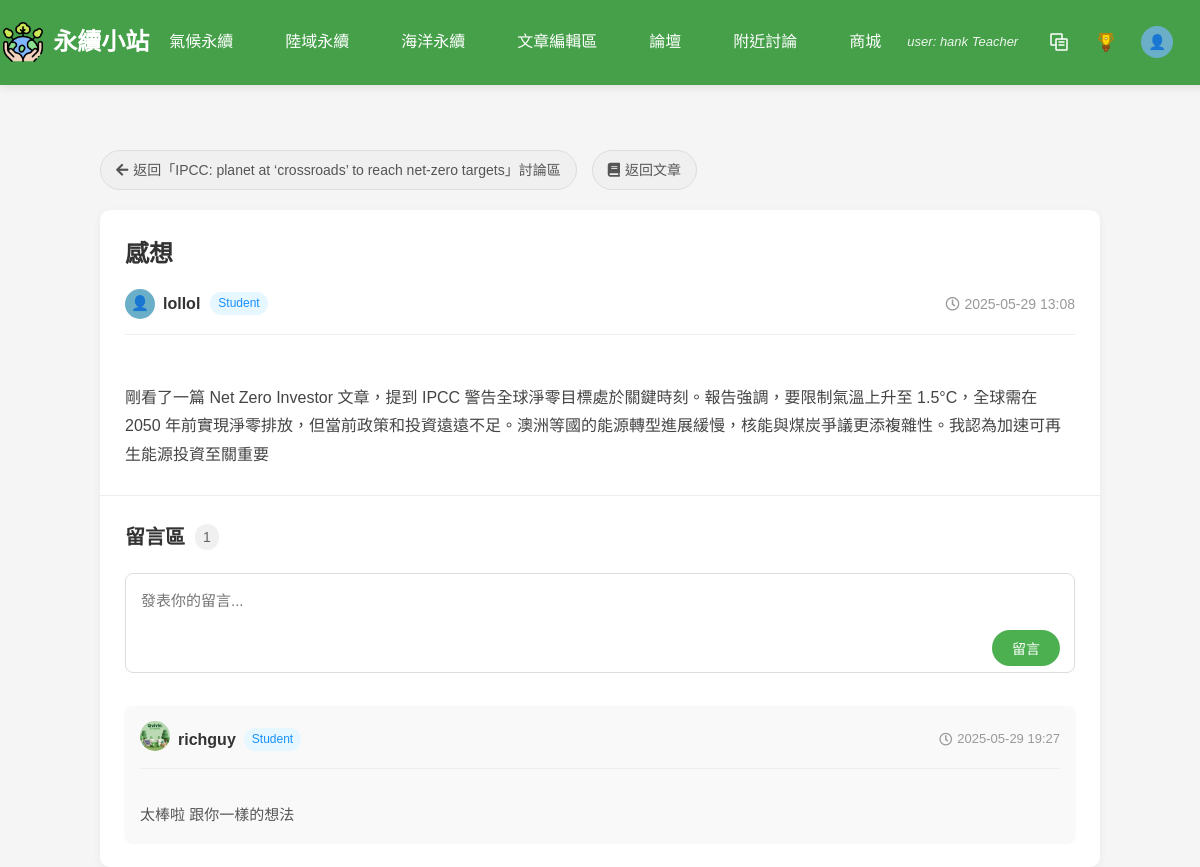
Screenshot of /php/discuss.php?post_id=5 (signed in) with the database file from the repository.
### tables this page shows
CREATE TABLE `article` (
  `ArticleID` int(11) NOT NULL COMMENT '文章編號 (PK)',
  `Title` varchar(100) NOT NULL COMMENT '標題',
  `Category` varchar(50) NOT NULL COMMENT '分類',
  `ImageURL` varchar(255) DEFAULT NULL COMMENT '圖片網址',
  `Description` text DEFAULT NULL COMMENT '簡介',
  `ArticleURL` varchar(255) NOT NULL COMMENT '文章網址',
  `UserID` int(11) NOT NULL,
  `Content` longtext DEFAULT NULL COMMENT '文章內容',
  `created_at` timestamp NOT NULL DEFAULT current_timestamp(),
  `teacher_summary` longtext DEFAULT NULL COMMENT '老師重點整理'
);

CREATE TABLE `communitypost` (
  `PostID` int(11) NOT NULL COMMENT '貼文編號 (PK)',
  `Content` text NOT NULL COMMENT '貼文內容',
  `ImageURL` varchar(255) DEFAULT NULL COMMENT '圖片網址',
  `PostDate` datetime DEFAULT current_timestamp() COMMENT '發文日期',
  `Title` varchar(50) DEFAULT NULL COMMENT '標題',
  `UserID` int(11) NOT NULL COMMENT 'FK to User',
  `ArticleID` int(11) DEFAULT NULL COMMENT '關聯的文章ID'
);

CREATE TABLE `user` (
  `UserID` int(11) NOT NULL COMMENT '使用者編號 (PK)',
  `Username` varchar(50) DEFAULT NULL COMMENT '使用者名稱',
  `Email` varchar(100) NOT NULL COMMENT '電子郵件',
  `Password` varchar(255) NOT NULL COMMENT '密碼 (加密儲存)',
  `JoinDate` datetime DEFAULT current_timestamp() COMMENT '註冊時間',
  `Status` enum('Student','Teacher','Admin') NOT NULL DEFAULT 'Student' COMMENT '使用者身份',
  `reset_token` varchar(255) DEFAULT NULL,
  `token_expire` datetime DEFAULT NULL,
  `AvatarURL` varchar(255) DEFAULT NULL,
  `BackgroundURL` varchar(255) DEFAULT NULL
);

CREATE TABLE `commentarea` (
  `CommentID` int(11) NOT NULL COMMENT '留言編號 (PK)',
  `PostID` int(11) NOT NULL COMMENT '貼文編號 (FK to CommunityPost)',
  `UserID` int(11) NOT NULL COMMENT '使用者編號 (FK to User)',
  `Content` text NOT NULL COMMENT '留言內容',
  `CommentTime` datetime DEFAULT current_timestamp() COMMENT '留言時間',
  `Status` enum('PENDING','APPROVED','DELETED') DEFAULT 'PENDING' COMMENT '留言狀態 (待審核/已通過/已刪除)'
);

### php/discuss.php (the view, shortened to what this page needs)
<?php
require_once 'db_connect.php';
$post_id = isset($_GET['post_id']) && filter_var($_GET['post_id'], FILTER_VALIDATE_INT) ? (int)$_GET['post_id'] : 0;
$sql = "SELECT cp.PostID, cp.Title, cp.Content, cp.PostDate, cp.ImageURL, cp.ArticleID, u.Username, u.Status, u.AvatarURL
        FROM communitypost cp
        JOIN user u ON cp.UserID = u.UserID
        WHERE cp.PostID = ?";
$stmt = mysqli_prepare($conn, $sql);
mysqli_stmt_bind_param($stmt, 'i', $post_id);
if (!mysqli_stmt_execute($stmt)) {
    die('貼文查詢執行失敗: ' . mysqli_stmt_error($stmt));
}
$result = mysqli_stmt_get_result($stmt);
$post = mysqli_fetch_assoc($result);
$sql = "SELECT ca.CommentID, ca.Content, ca.CommentTime, u.UserID, u.Username, u.Status, u.AvatarURL
        FROM commentarea ca
        JOIN user u ON ca.UserID = u.UserID
        WHERE ca.PostID = ?
        ORDER BY ca.CommentTime ASC";
$stmt = mysqli_prepare($conn, $sql);
mysqli_stmt_bind_param($stmt, 'i', $post_id);
if (!mysqli_stmt_execute($stmt)) {
    die('評論查詢執行失敗: ' . mysqli_stmt_error($stmt));
}
$comments = mysqli_stmt_get_result($stmt);
$article_title = '未知文章';
if (isset($post['ArticleID']) && $post['ArticleID'] > 0) {
    $article_sql = "SELECT Title FROM article WHERE ArticleID = ?";
    $article_stmt = mysqli_prepare($conn, $article_sql);
    mysqli_stmt_bind_param($article_stmt, 'i', $post['ArticleID']);
    mysqli_stmt_execute($article_stmt);
    $article_result = mysqli_stmt_get_result($article_stmt);
    $article_row = mysqli_fetch_assoc($article_result);
    $article_title = $article_row ? $article_row['Title'] : '未知文章';
}
?>
<!DOCTYPE html>
<html lang="zh-TW">
<head>
    <link rel="stylesheet" href="../css/nav3.css">
    <link rel="stylesheet" href="../css/discuss.css">
    <link rel="stylesheet" href="https://cdnjs.cloudflare.com/ajax/libs/font-awesome/5.15.4/css/all.min.css">
</head>
<body>
    <?php include 'nav.php'; ?>
    <div style="height: 70px;"></div>
    <div class="forum-container">
        <div class="navigation-links">
            <?php if (isset($post['ArticleID']) && $post['ArticleID'] > 0): ?>
                <a href="luntan.php?article_id=<?php echo $post['ArticleID']; ?>" class="back-link">
                    <i class="fas fa-arrow-left"></i> 返回「<?php echo htmlspecialchars($article_title); ?>」討論區
                </a>
                <a href="article.php?id=<?php echo $post['ArticleID']; ?>" class="back-link">
                    <i class="fas fa-book"></i> 返回文章
                </a>
            <?php else: ?>
                <a href="luntan.php" class="back-link">
                    <i class="fas fa-arrow-left"></i> 返回論壇
                </a>
            <?php endif; ?>
        </div>
        <div class="post-container">
            <div class="post-detail">
                <h1 class="post-title"><?php echo htmlspecialchars($post['Title']); ?></h1>
                <div class="post-meta">
                    <div class="author-info">
                        <?php if (!empty($post['AvatarURL'])): ?>
                            <img src="../<?php echo htmlspecialchars($post['AvatarURL']); ?>" alt="用戶頭像" class/sound/110466.mp3 class="author-avatar" style="width: 30px; height: 30px; border-radius: 50%; margin-right: 8px;">
                        <?php else: ?>
                            <div class="default-avatar" style="width: 30px; height: 30px; border-radius: 50%; background: #6aafc7; display: flex; align-items: center; justify-content: center; margin-right: 8px; overflow: hidden;">
                                <span style="font-size: 0.9rem; color: white;">👤</span>
                            </div>
                        <?php endif; ?>
                        <span class="author-name"><?php echo htmlspecialchars($post['Username']); ?></span>
                        <?php if (!empty($post['Status'])): ?>
                            <span class="author-status"><?php echo htmlspecialchars($post['Status']); ?></span>
                        <?php endif; ?>
                    </div>
                    <div class="post-time">
                        <i class="far fa-clock"></i>
                        <span><?php echo date('Y-m-d H:i', strtotime($post['PostDate'])); ?></span>
                    </div>
                </div>
                <div class="post-content">
                    <?php echo nl2br(htmlspecialchars($post['Content'])); ?>
                </div>
            </div>
            <div class="comments-section">
                <h2 class="section-title">留言區 <span class="comment-count"><?php echo mysqli_num_rows($comments); ?></span></h2>
                <?php if (isset($_SESSION['user_id'])): ?>
                    <div class="comment-form-container">
                        <form method="POST" action="" class="comment-form">
                            <div class="form-group">
                                <textarea name="comment" placeholder="發表你的留言..." required></textarea>
                                <button type="submit" class="submit-btn">留言</button>
                            </div>
                        </form>
                    </div>
                <?php else: ?>
                    <div class="login-prompt">
                        <p>請<a href="user_login.php">登入</a>後發表留言</p>
                    </div>
                <?php endif; ?>
                <div class="comments-list">
                    <?php if (mysqli_num_rows($comments) > 0): ?>
                        <?php while ($comment = mysqli_fetch_assoc($comments)): ?>
                            <div class="comment-card">
                                <div class="comment-header">
                                    <div class="commenter-info">
                                        <?php
                                        $achievement_page = $comment['Status'] === 'teacher' ? 'teacher_achievement.php' : 'achievement.php';
                                        ?>
                                        <?php if (!empty($comment['AvatarURL'])): ?>
                                            <a href="<?php echo $achievement_page; ?>?user_id=<?php echo htmlspecialchars($comment['UserID']); ?>" class="avatar-link" data-user-id="<?php echo htmlspecialchars($comment['UserID']); ?>">
                                                <img src="../<?php echo htmlspecialchars($comment['AvatarURL']); ?>" alt="用戶頭像" class="commenter-avatar" style="width: 30px; height: 30px; border-radius: 50%; margin-right: 8px;">
                                            </a>
                                        <?php endif; ?>
                                        <span class="commenter-name"><?php echo htmlspecialchars($comment['Username']); ?></span>
                                        <?php if (!empty($comment['Status'])): ?>
                                            <span class="commenter-status"><?php echo htmlspecialchars($comment['Status']); ?></span>
                                        <?php endif; ?>
                                    </div>
                                    <div class="comment-time">
                                        <i class="far fa-clock"></i>
                                        <span><?php echo date('Y-m-d H:i', strtotime($comment['CommentTime'])); ?></span>
                                    </div>
                                </div>
                                <div class="comment-content">
                                    <?php echo nl2br(htmlspecialchars($comment['Content'])); ?>
                                </div>
                            </div>
                        <?php endwhile; ?>
                    <?php else: ?>
                        <div class="no-comments">
                            <p>目前還沒有留言，快來發表第一條吧！</p>
                        </div>
                    <?php endif; ?>
                </div>
            </div>
        </div>
    </div>
</body>
</html>

### css/nav3.css (style rules this page uses)
body, html { margin: 0; padding: 0; height: 100%; }

### css/discuss.css (style rules this page uses)
body { font-family: 'Microsoft JhengHei', Arial, sans-serif; line-height: 1.6; color: #333; background-color: #f5f5f5; margin: 0; padding: 0; }
.forum-container { max-width: 1000px; margin: 80px auto 30px; padding: 0 20px; }
.navigation-links { display: flex; gap: 15px; margin-bottom: 20px; flex-wrap: wrap; }
.back-link { display: inline-flex; align-items: center; padding: 8px 15px; background-color: #f0f0f0; color: #555; text-decoration: none; border-radius: 20px; font-size: 14px; transition: all 0.3s ease; border: 1px solid #ddd; }
.back-link i { margin-right: 5px; }
.post-container { background-color: #fff; border-radius: 10px; box-shadow: 0 2px 10px rgba(0, 0, 0, 0.05); overflow: hidden; }
.post-detail { padding: 25px; border-bottom: 1px solid #eee; }
.post-title { font-size: 24px; margin: 0 0 15px 0; color: #333; font-weight: 700; }
.post-meta { display: flex; justify-content: space-between; align-items: center; margin-bottom: 20px; padding-bottom: 15px; border-bottom: 1px solid #f0f0f0; }
.author-info { display: flex; align-items: center; }
.author-name { font-weight: 600; color: #333; margin-right: 10px; }
.author-status { background-color: #e6f7ff; color: #1890ff; padding: 2px 8px; border-radius: 12px; font-size: 12px; }
.post-time { color: #999; font-size: 14px; display: flex; align-items: center; }
.post-time i { margin-right: 5px; }
.post-content { line-height: 1.8; color: #444; font-size: 16px; white-space: pre-line; }
.comments-section { padding: 25px; }
.section-title { font-size: 20px; margin: 0 0 20px 0; display: flex; align-items: center; color: #333; }
.comment-count { background-color: #f0f0f0; color: #666; padding: 2px 8px; border-radius: 12px; font-size: 14px; margin-left: 10px; font-weight: normal; }
.comment-form-container { margin-bottom: 25px; }
.comment-form .form-group { position: relative; }
.comment-form textarea { width: 100%; height: 100px; padding: 15px; border: 1px solid #ddd; border-radius: 8px; resize: none; font-size: 15px; font-family: inherit; box-sizing: border-box; transition: border-color 0.3s; }
.submit-btn { position: absolute; bottom: 15px; right: 15px; padding: 8px 20px; background-color: #4CAF50; color: white; border: none; border-radius: 20px; cursor: pointer; font-size: 14px; transition: background-color 0.3s; }
.comments-list { display: flex; flex-direction: column; gap: 15px; }
.comment-card { background-color: #f9f9f9; border-radius: 8px; padding: 15px; box-shadow: 0 1px 3px rgba(0, 0, 0, 0.05); }
.comment-header { display: flex; justify-content: space-between; align-items: center; margin-bottom: 10px; padding-bottom: 10px; border-bottom: 1px solid #eee; }
.commenter-info { display: flex; align-items: center; }
.commenter-avatar { font-size: 20px; color: #666; margin-right: 8px; }
.commenter-name { font-weight: 600; color: #333; margin-right: 8px; }
.commenter-status { background-color: #e6f7ff; color: #1890ff; padding: 2px 8px; border-radius: 12px; font-size: 12px; }
.comment-time { color: #999; font-size: 13px; display: flex; align-items: center; }
.comment-time i { margin-right: 5px; }
.comment-content { line-height: 1.6; color: #555; font-size: 15px; white-space: pre-line; }

### php/discuss.php (style rules this page uses)
.commenter-avatar { transition: opacity 0.2s ease, transform 0.2s ease; cursor: pointer; }

### php/nav.php (style rules this page uses)
.default-avatar { width: 32px; height: 32px; border-radius: 50%; background: #6aafc7; display: flex; align-items: center; justify-content: center; overflow: hidden; }

### rows the page displays
article: Title "IPCC: planet at ‘crossroads’ to reach net-zero targets"
communitypost: Title "感想", UserID.Username "lollol", UserID.Status "Student", PostDate "2025-05-29 13:08", Content "剛看了一篇 Net Zero Investor 文章，提到 IPCC 警告全球淨零目標處於關鍵時刻。報告強調，要限制氣溫上升至 1.5°C，全球需在 2050 年前實現淨零排放，但當前政策和投資遠遠不足。澳洲等國的能源轉型進展緩慢，核能與煤炭爭議更添複雜性。我認為加速可再生能源投資至關重要"
commentarea: UserID.AvatarURL (picture), UserID.Username "richguy", UserID.Status "Student", CommentTime "2025-05-29 19:27", Content "太棒啦 跟你一樣的想法"

### other values shown
$_SESSION['username'] "hank"
$_SESSION['role'] "Teacher"
mysqli_num_rows($comments) "1"
